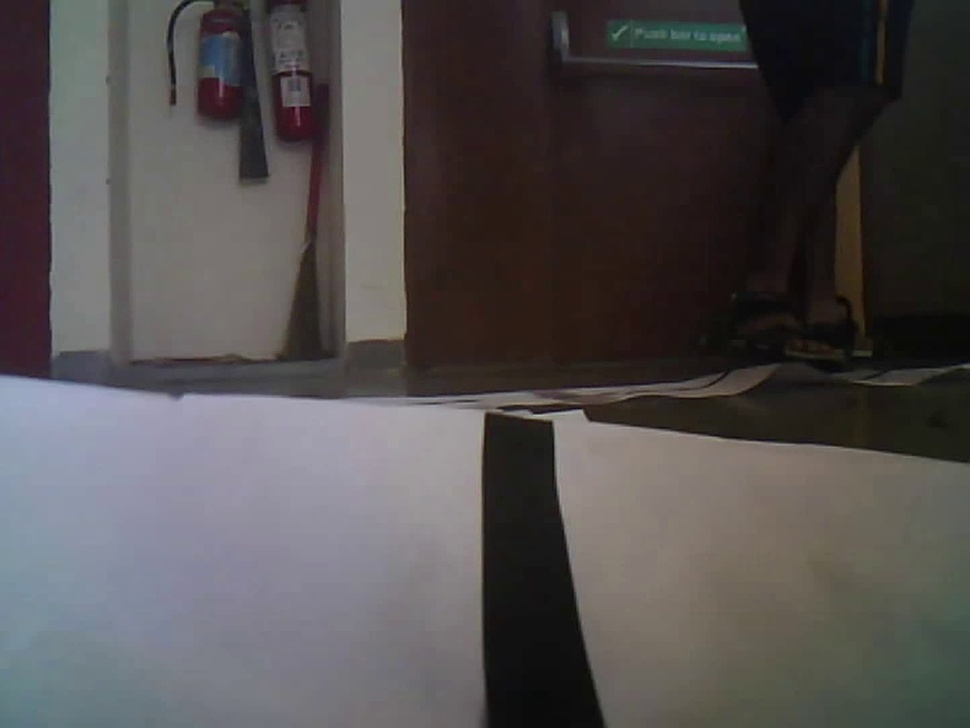
#> input picture ML-Modals-for-Anomally-detection/Custom-images-for-training/Frames/1268.jpg, 970 x 728 px, shrunk from 1439 x 1080 before the run, found by its file name; its folder holds only this picture in this run
$ python HistogramEQ.py
#> lines starting #> are read from the running program, lines starting #| are printed output that depends on the picture
import cv2 as cv
import os

cwd = os.getcwd()
frames = os.path.join(cwd,'Frames')
lis = os.listdir(frames)
output_folder = os.path.join(cwd,'HE')
if not os.path.exists(output_folder):
    os.mkdir(output_folder)
i = 0
for item in lis:
    path = os.path.join(frames,item)
    img = cv.imread(path)
#> img is the input picture: shape (728, 970, 3); mean B, G, R 79.4, 79.1, 82.8
    hsvIMG = cv.cvtColor(img,cv.COLOR_BGR2HSV)
#> hsvIMG: shape (728, 970, 3); mean H, S, V 67.2, 48.1, 87.2
    pi = hsvIMG[:,:,2]
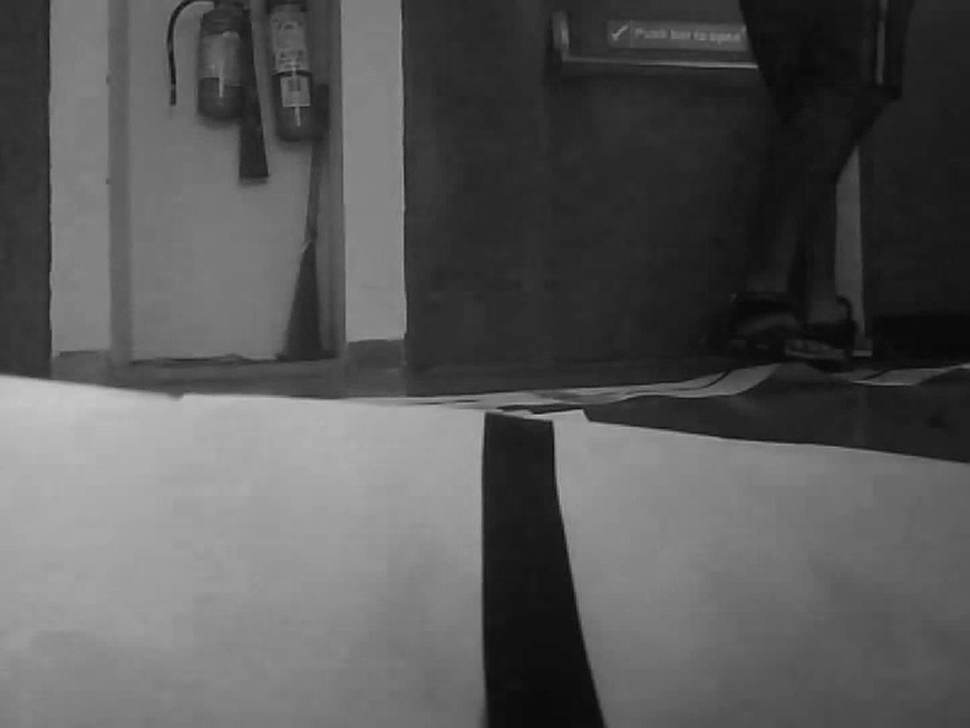
#> pi: shape (728, 970); min 6, max 198, mean 87.2
    eqpi = cv.equalizeHist(pi)
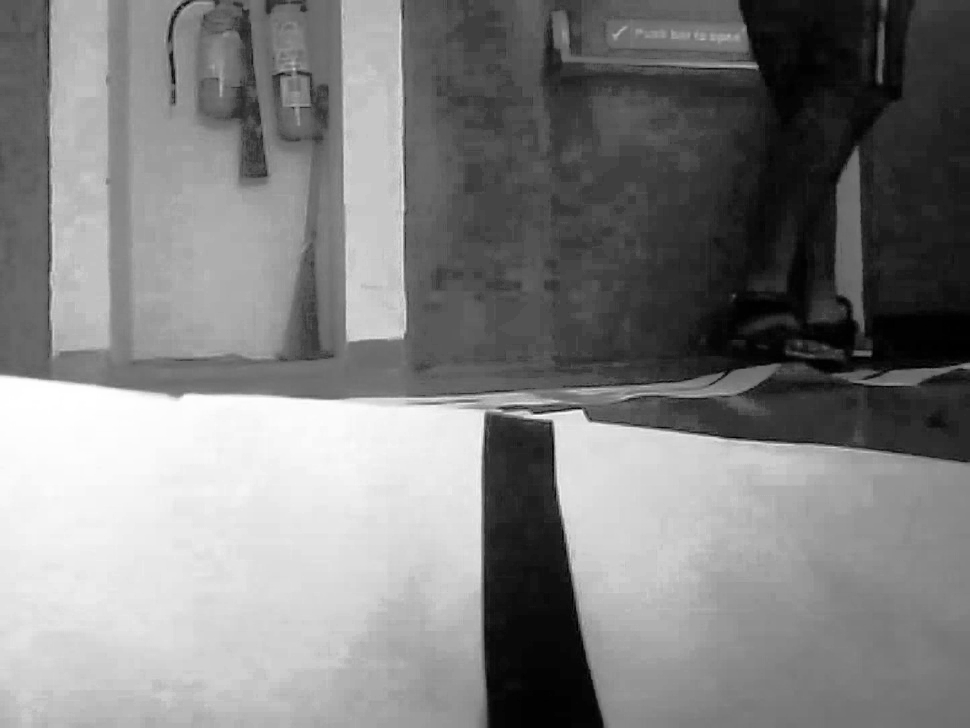
#> eqpi: shape (728, 970); min 0, max 255, mean 128.4
    hsvIMG[:,:,2] = eqpi
#> hsvIMG: shape (728, 970, 3); mean H, S, V 67.2, 48.1, 128.4
    eqimg = cv.cvtColor(hsvIMG,cv.COLOR_HSV2BGR)
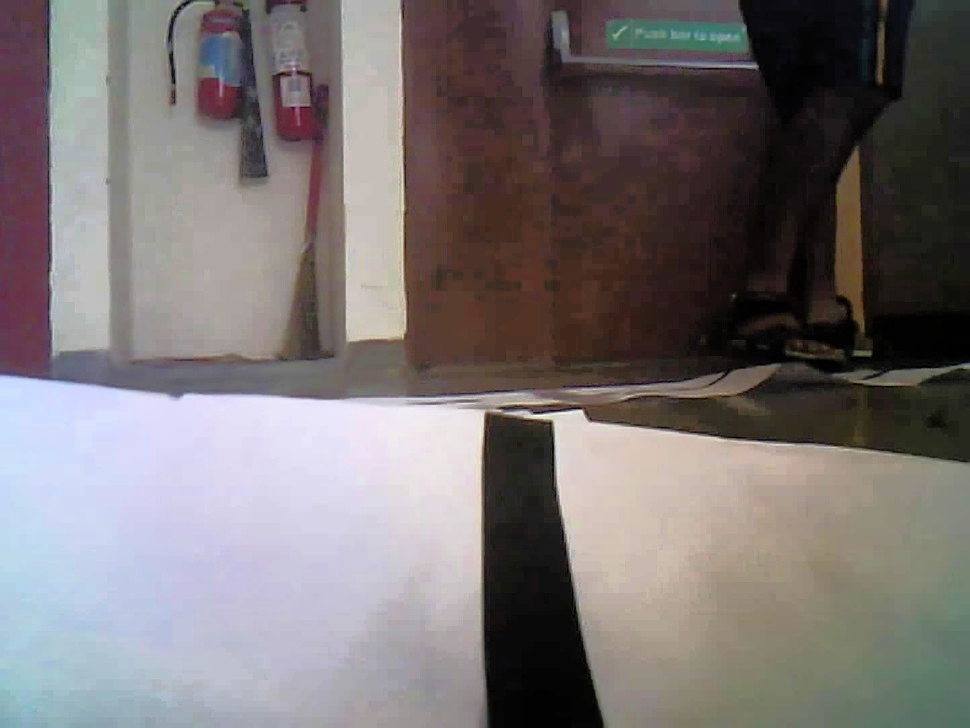
#> eqimg: shape (728, 970, 3); mean B, G, R 116, 115.5, 121.8
    cv.imwrite(os.path.join(output_folder,item),eqimg)

$ run again, on ML-Modals-for-Anomally-detection/Custom-images-for-training/Frames/1290.jpg
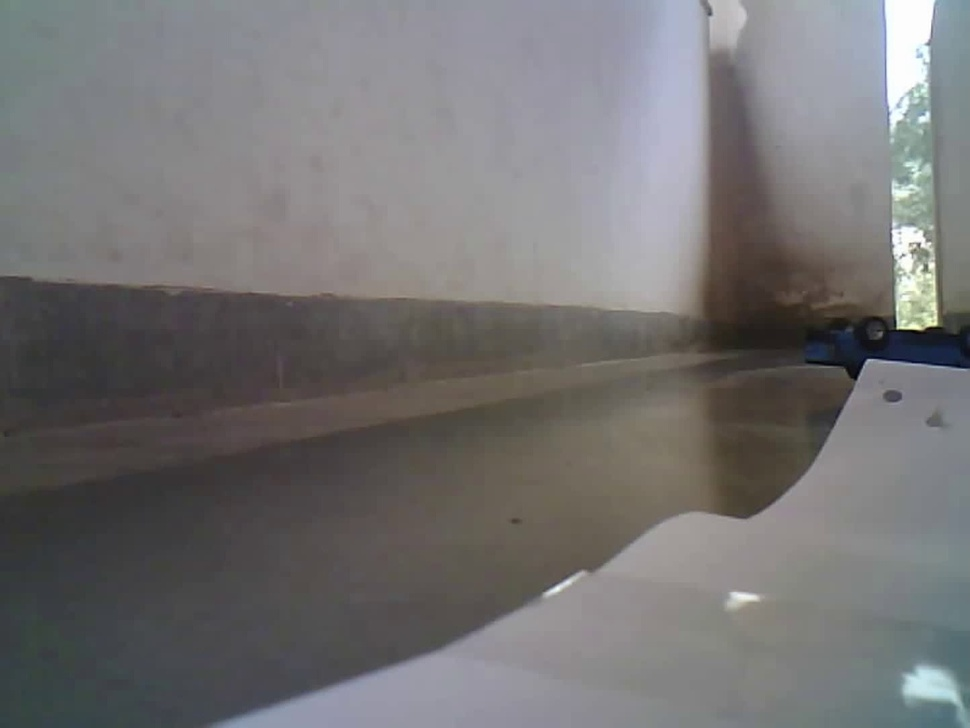
#> input picture ML-Modals-for-Anomally-detection/Custom-images-for-training/Frames/1290.jpg, 970 x 728 px, shrunk from 1439 x 1080 before the run, found by its file name
#> img is the input picture: shape (728, 970, 3); mean B, G, R 114.8, 114.4, 115.6
#> `pi = hsvIMG[:,:,2]`:
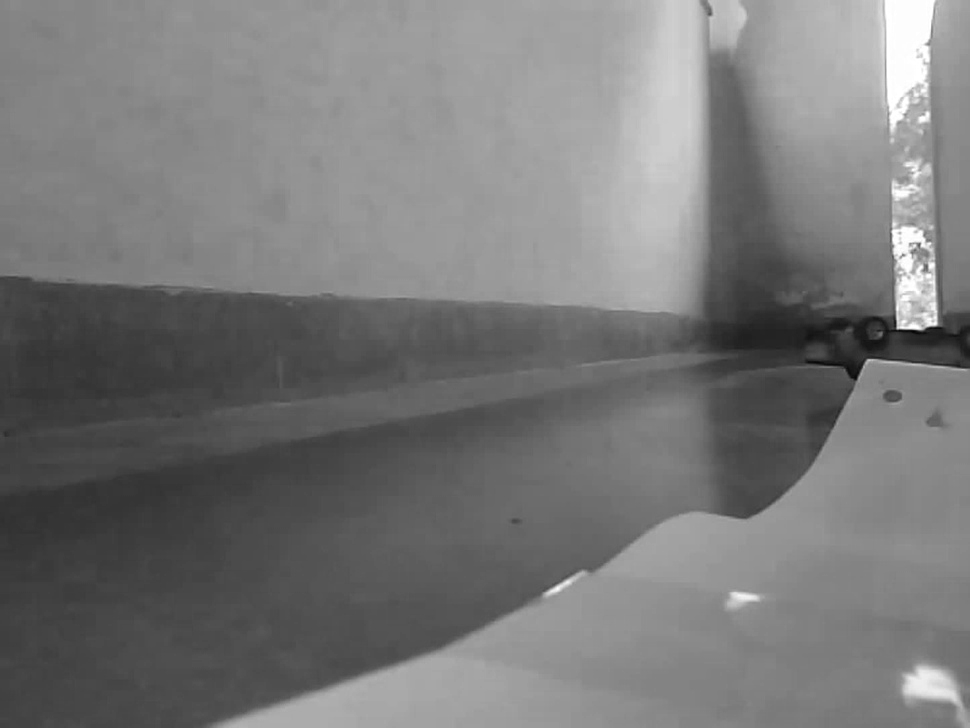
#> pi: shape (728, 970); min 2, max 255, mean 120
#> `eqimg = cv.cvtColor(hsvIMG,cv.COLOR_HSV2BGR)`:
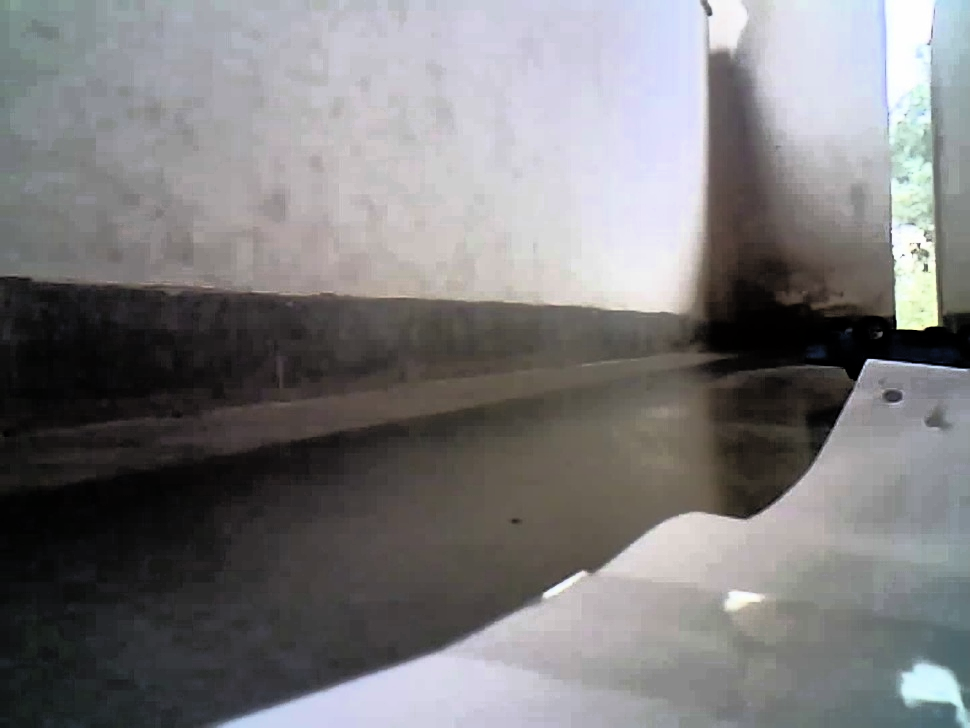
#> eqimg: shape (728, 970, 3); mean B, G, R 123.7, 122.4, 123.5

$ run again, on ML-Modals-for-Anomally-detection/Custom-images-for-training/Frames/1304.jpg
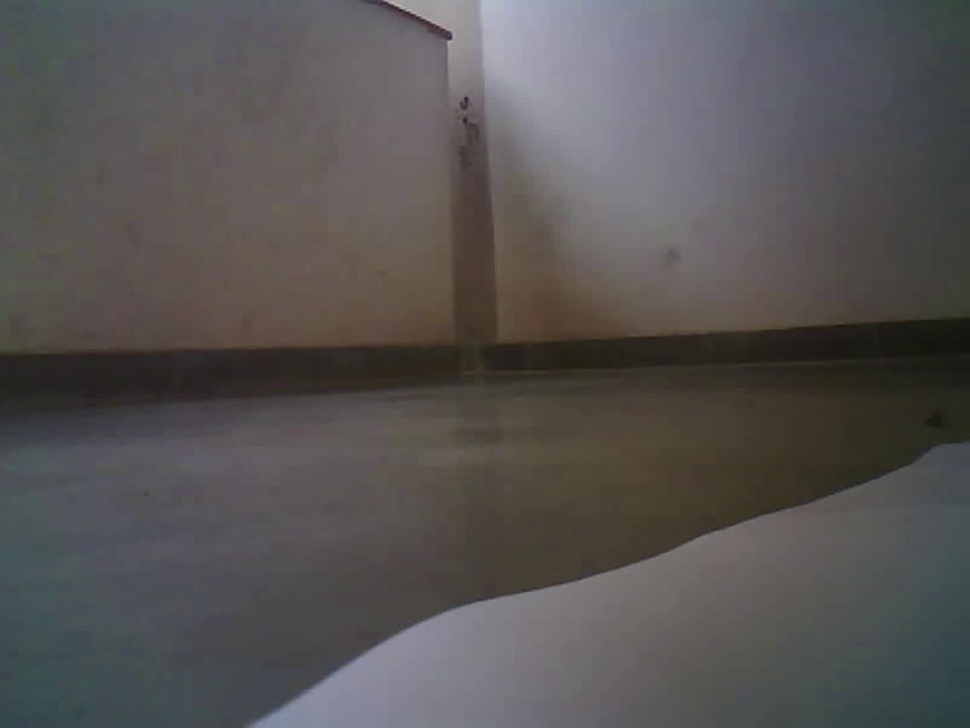
#> input picture ML-Modals-for-Anomally-detection/Custom-images-for-training/Frames/1304.jpg, 970 x 728 px, shrunk from 1439 x 1080 before the run, found by its file name
#> img is the input picture: shape (728, 970, 3); mean B, G, R 83.1, 83.6, 86.4
#> `eqpi = cv.equalizeHist(pi)`:
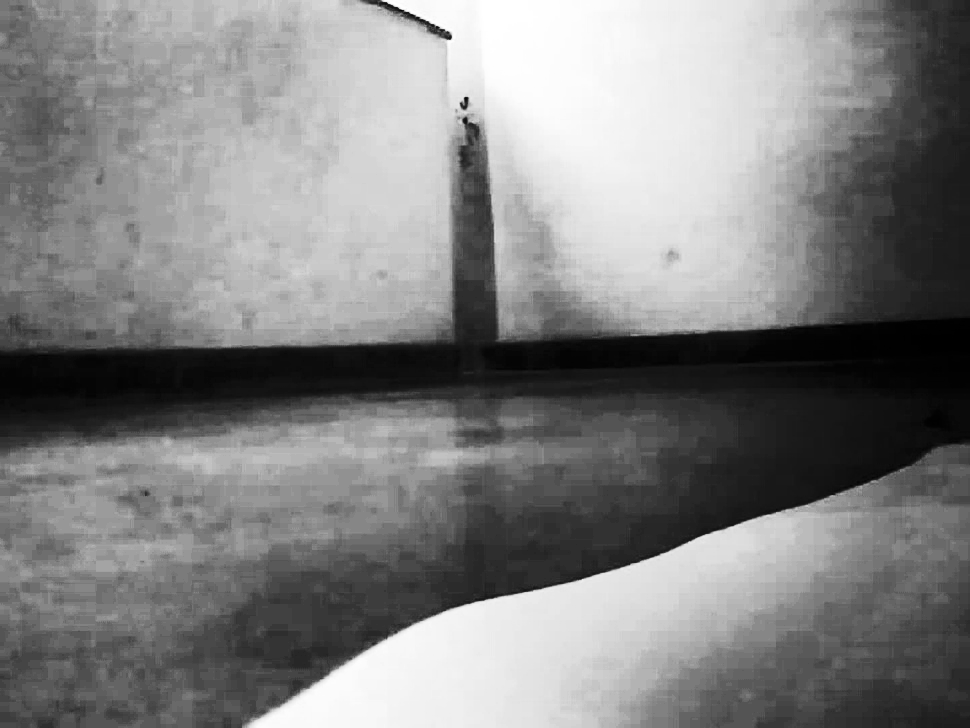
#> eqpi: shape (728, 970); min 0, max 255, mean 129.2
#> `eqimg = cv.cvtColor(hsvIMG,cv.COLOR_HSV2BGR)`:
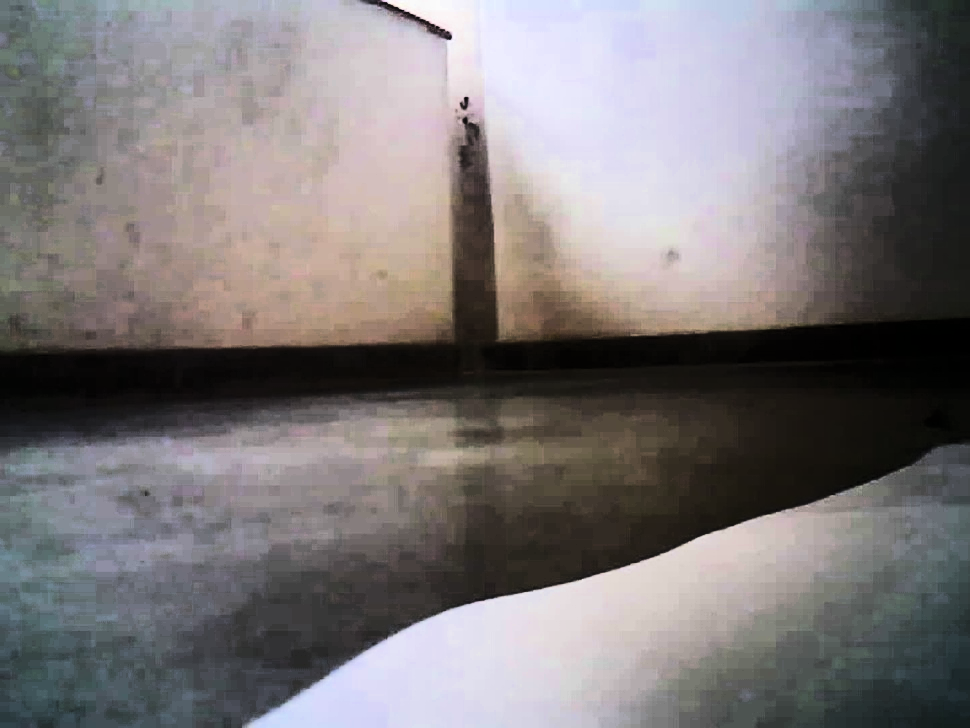
#> eqimg: shape (728, 970, 3); mean B, G, R 120.1, 119.1, 123.5

$ run again, on ML-Modals-for-Anomally-detection/Custom-images-for-training/Frames/1306.jpg
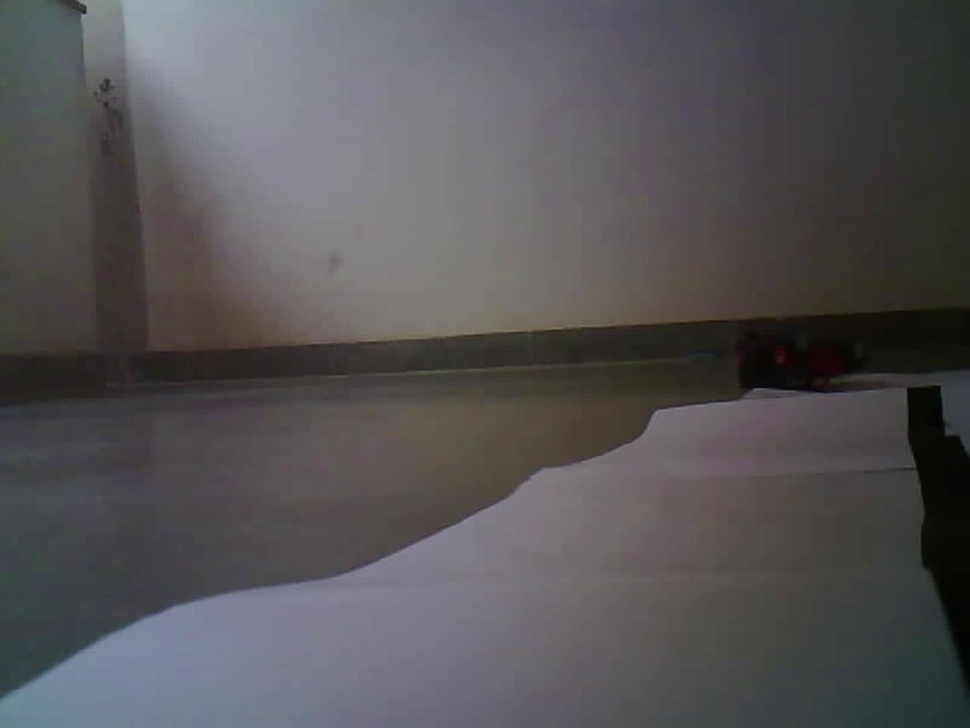
#> input picture ML-Modals-for-Anomally-detection/Custom-images-for-training/Frames/1306.jpg, 970 x 728 px, shrunk from 1439 x 1080 before the run, found by its file name
#> img is the input picture: shape (728, 970, 3); mean B, G, R 86, 84, 85.7
#> `eqpi = cv.equalizeHist(pi)`:
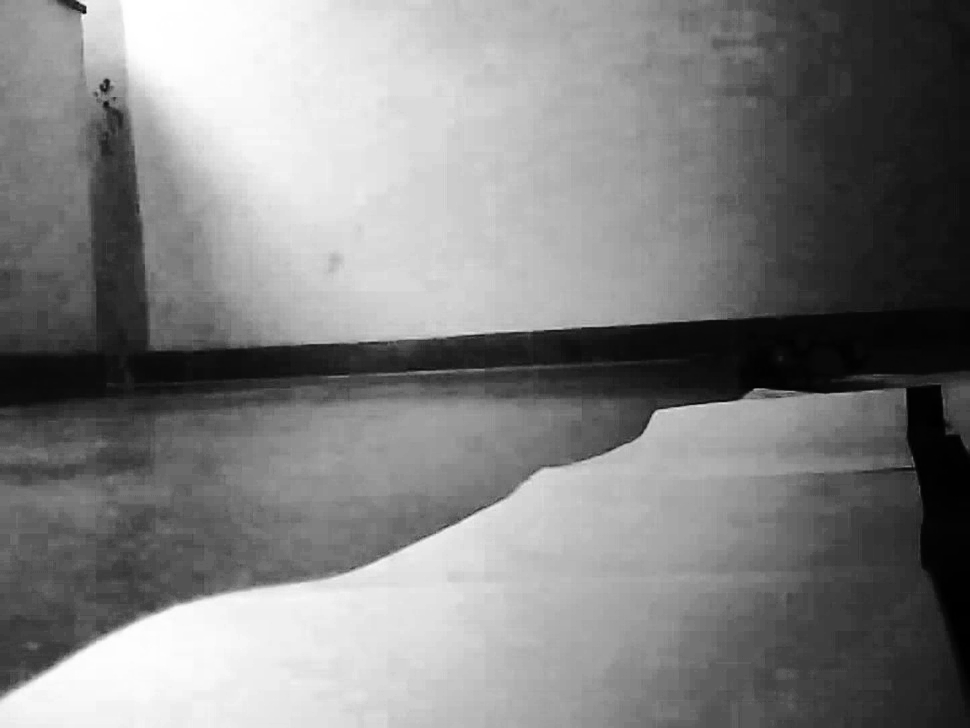
#> eqpi: shape (728, 970); min 0, max 255, mean 128.6
#> `eqimg = cv.cvtColor(hsvIMG,cv.COLOR_HSV2BGR)`:
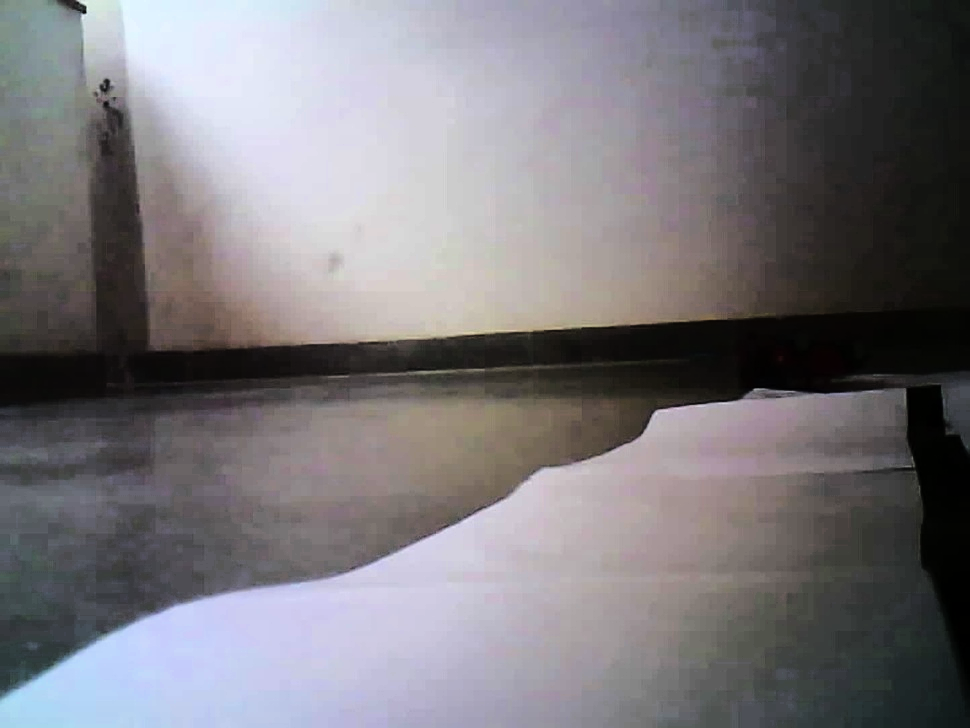
#> eqimg: shape (728, 970, 3); mean B, G, R 123.3, 119.1, 121.8
